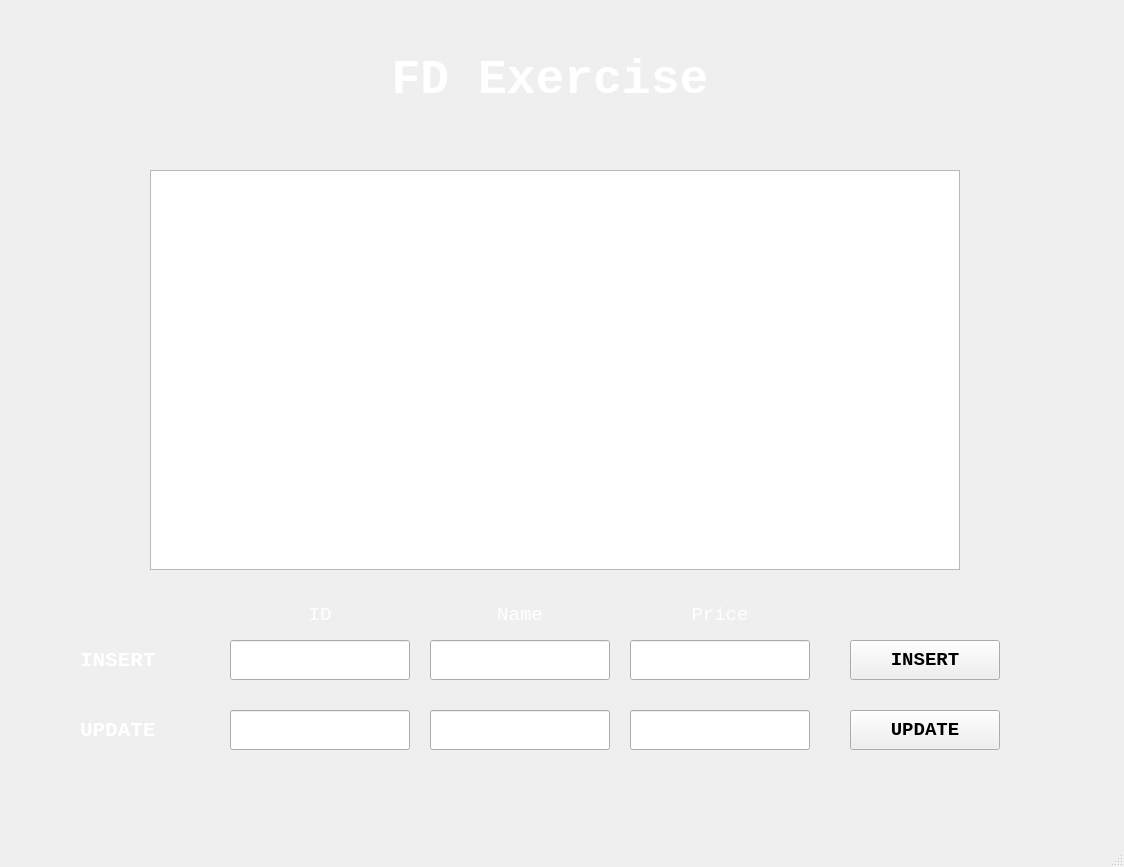
<?xml version="1.0" encoding="UTF-8"?>
<ui version="4.0">
 <class>MainWindow</class>
 <widget class="QMainWindow" name="MainWindow">
  <property name="geometry">
   <rect>
    <x>0</x>
    <y>0</y>
    <width>1124</width>
    <height>867</height>
   </rect>
  </property>
  <property name="windowTitle">
   <string>MainWindow</string>
  </property>
  <widget class="QWidget" name="centralwidget">
   <widget class="QLabel" name="Background">
    <property name="geometry">
     <rect>
      <x>0</x>
      <y>0</y>
      <width>1100</width>
      <height>811</height>
     </rect>
    </property>
    <property name="whatsThis">
     <string>&lt;html&gt;&lt;head/&gt;&lt;body&gt;&lt;p&gt;&lt;img src=&quot;:/background/background.png&quot;/&gt;&lt;/p&gt;&lt;/body&gt;&lt;/html&gt;</string>
    </property>
    <property name="styleSheet">
     <string notr="true">background-image: url(:/background/background.png);</string>
    </property>
    <property name="text">
     <string/>
    </property>
   </widget>
   <widget class="QTableWidget" name="Table_data">
    <property name="geometry">
     <rect>
      <x>150</x>
      <y>170</y>
      <width>810</width>
      <height>400</height>
     </rect>
    </property>
    <property name="font">
     <font>
      <family>Consolas</family>
      <pointsize>14</pointsize>
     </font>
    </property>
   </widget>
   <widget class="QLabel" name="labelInsert">
    <property name="geometry">
     <rect>
      <x>80</x>
      <y>640</y>
      <width>130</width>
      <height>40</height>
     </rect>
    </property>
    <property name="font">
     <font>
      <family>Consolas</family>
      <pointsize>16</pointsize>
      <weight>75</weight>
      <bold>true</bold>
     </font>
    </property>
    <property name="styleSheet">
     <string notr="true">color: rgb(255, 255, 255);</string>
    </property>
    <property name="text">
     <string>INSERT</string>
    </property>
   </widget>
   <widget class="QLabel" name="labelUpdate">
    <property name="geometry">
     <rect>
      <x>80</x>
      <y>710</y>
      <width>130</width>
      <height>40</height>
     </rect>
    </property>
    <property name="font">
     <font>
      <family>Consolas</family>
      <pointsize>16</pointsize>
      <weight>75</weight>
      <bold>true</bold>
     </font>
    </property>
    <property name="styleSheet">
     <string notr="true">color: rgb(255, 255, 255);</string>
    </property>
    <property name="text">
     <string>UPDATE</string>
    </property>
   </widget>
   <widget class="QLineEdit" name="textID_insert">
    <property name="geometry">
     <rect>
      <x>230</x>
      <y>640</y>
      <width>180</width>
      <height>40</height>
     </rect>
    </property>
    <property name="font">
     <font>
      <family>Consolas</family>
      <pointsize>14</pointsize>
     </font>
    </property>
   </widget>
   <widget class="QLineEdit" name="textName_insert">
    <property name="geometry">
     <rect>
      <x>430</x>
      <y>640</y>
      <width>180</width>
      <height>40</height>
     </rect>
    </property>
    <property name="font">
     <font>
      <family>Consolas</family>
      <pointsize>14</pointsize>
     </font>
    </property>
   </widget>
   <widget class="QLineEdit" name="textPrice_insert">
    <property name="geometry">
     <rect>
      <x>630</x>
      <y>640</y>
      <width>180</width>
      <height>40</height>
     </rect>
    </property>
    <property name="font">
     <font>
      <family>Consolas</family>
      <pointsize>14</pointsize>
     </font>
    </property>
   </widget>
   <widget class="QLineEdit" name="textId_update">
    <property name="geometry">
     <rect>
      <x>230</x>
      <y>710</y>
      <width>180</width>
      <height>40</height>
     </rect>
    </property>
    <property name="font">
     <font>
      <family>Consolas</family>
      <pointsize>14</pointsize>
     </font>
    </property>
   </widget>
   <widget class="QLineEdit" name="textName_update">
    <property name="geometry">
     <rect>
      <x>430</x>
      <y>710</y>
      <width>180</width>
      <height>40</height>
     </rect>
    </property>
    <property name="font">
     <font>
      <family>Consolas</family>
      <pointsize>14</pointsize>
     </font>
    </property>
   </widget>
   <widget class="QLineEdit" name="textPrice_update">
    <property name="geometry">
     <rect>
      <x>630</x>
      <y>710</y>
      <width>180</width>
      <height>40</height>
     </rect>
    </property>
    <property name="font">
     <font>
      <family>Consolas</family>
      <pointsize>14</pointsize>
     </font>
    </property>
   </widget>
   <widget class="QLabel" name="Titel">
    <property name="geometry">
     <rect>
      <x>0</x>
      <y>40</y>
      <width>1100</width>
      <height>81</height>
     </rect>
    </property>
    <property name="font">
     <font>
      <family>Consolas</family>
      <pointsize>36</pointsize>
      <weight>75</weight>
      <bold>true</bold>
     </font>
    </property>
    <property name="styleSheet">
     <string notr="true">color: rgb(255, 255, 255);</string>
    </property>
    <property name="text">
     <string>FD Exercise</string>
    </property>
    <property name="alignment">
     <set>Qt::AlignCenter</set>
    </property>
   </widget>
   <widget class="QPushButton" name="ButtonInsert">
    <property name="geometry">
     <rect>
      <x>850</x>
      <y>640</y>
      <width>150</width>
      <height>40</height>
     </rect>
    </property>
    <property name="font">
     <font>
      <family>Consolas</family>
      <pointsize>14</pointsize>
      <weight>75</weight>
      <bold>true</bold>
     </font>
    </property>
    <property name="text">
     <string>INSERT</string>
    </property>
   </widget>
   <widget class="QPushButton" name="ButtonUpdate">
    <property name="geometry">
     <rect>
      <x>850</x>
      <y>710</y>
      <width>150</width>
      <height>40</height>
     </rect>
    </property>
    <property name="font">
     <font>
      <family>Consolas</family>
      <pointsize>14</pointsize>
      <weight>75</weight>
      <bold>true</bold>
     </font>
    </property>
    <property name="text">
     <string>UPDATE</string>
    </property>
   </widget>
   <widget class="QLabel" name="label">
    <property name="geometry">
     <rect>
      <x>230</x>
      <y>600</y>
      <width>180</width>
      <height>30</height>
     </rect>
    </property>
    <property name="font">
     <font>
      <family>Consolas</family>
      <pointsize>14</pointsize>
     </font>
    </property>
    <property name="styleSheet">
     <string notr="true">color: rgb(255, 255, 255);</string>
    </property>
    <property name="text">
     <string>ID</string>
    </property>
    <property name="alignment">
     <set>Qt::AlignCenter</set>
    </property>
   </widget>
   <widget class="QLabel" name="label_2">
    <property name="geometry">
     <rect>
      <x>430</x>
      <y>600</y>
      <width>180</width>
      <height>30</height>
     </rect>
    </property>
    <property name="font">
     <font>
      <family>Consolas</family>
      <pointsize>14</pointsize>
     </font>
    </property>
    <property name="styleSheet">
     <string notr="true">color: rgb(255, 255, 255);</string>
    </property>
    <property name="text">
     <string>Name</string>
    </property>
    <property name="alignment">
     <set>Qt::AlignCenter</set>
    </property>
   </widget>
   <widget class="QLabel" name="label_3">
    <property name="geometry">
     <rect>
      <x>630</x>
      <y>600</y>
      <width>180</width>
      <height>30</height>
     </rect>
    </property>
    <property name="font">
     <font>
      <family>Consolas</family>
      <pointsize>14</pointsize>
     </font>
    </property>
    <property name="styleSheet">
     <string notr="true">color: rgb(255, 255, 255);</string>
    </property>
    <property name="text">
     <string>Price</string>
    </property>
    <property name="alignment">
     <set>Qt::AlignCenter</set>
    </property>
   </widget>
  </widget>
  <widget class="QMenuBar" name="menubar">
   <property name="geometry">
    <rect>
     <x>0</x>
     <y>0</y>
     <width>1124</width>
     <height>26</height>
    </rect>
   </property>
  </widget>
  <widget class="QStatusBar" name="statusbar"/>
 </widget>
 <resources>
  <include location="image.qrc"/>
 </resources>
 <connections/>
</ui>
